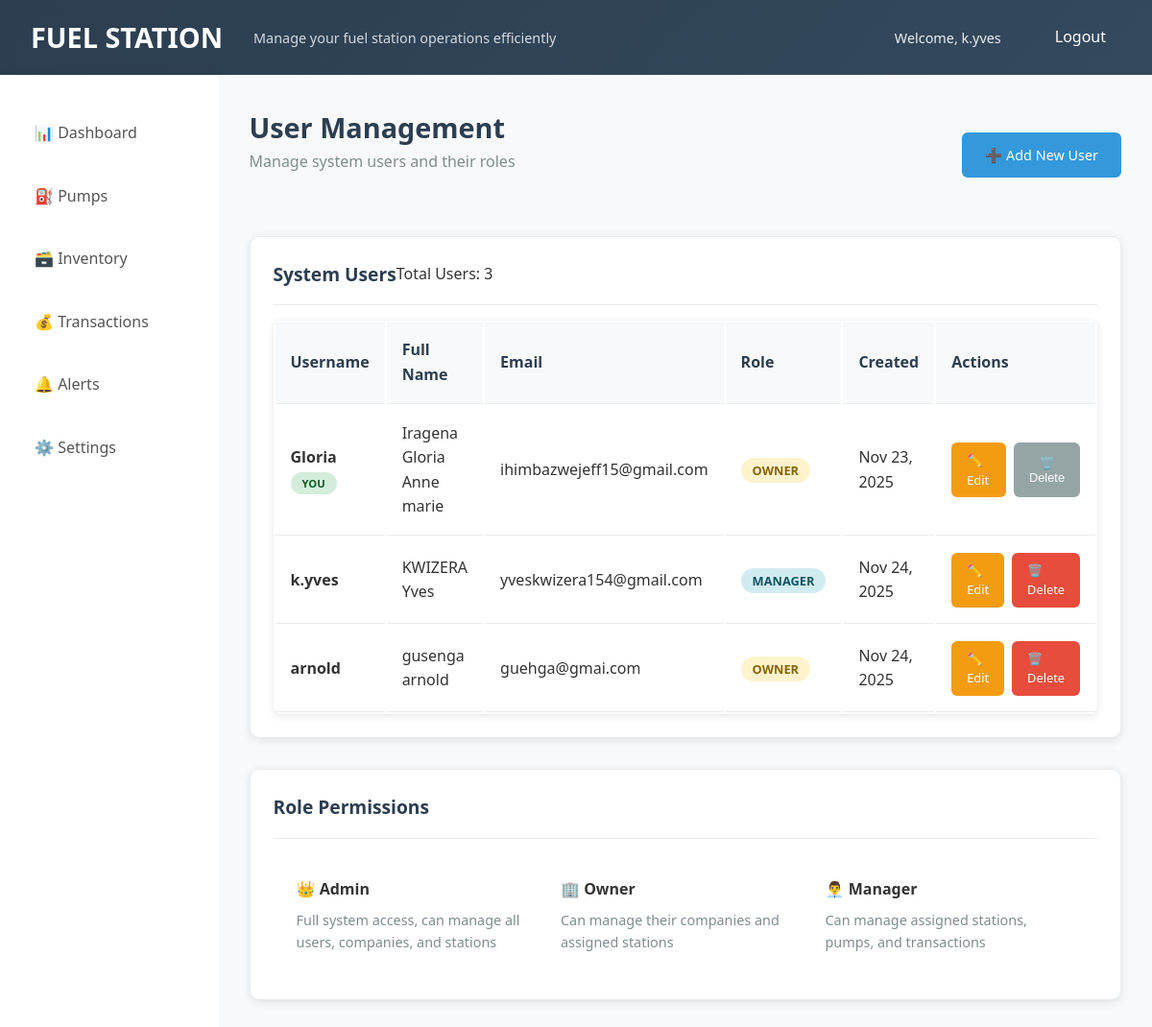
/users/ (signed in), run on the app's committed database.
### service/models.py (models this page shows, shortened)
class User(models.Model):
    user_id = models.AutoField(primary_key=True)
    username = models.CharField(max_length=50, unique=True)
    full_name = models.CharField(max_length=100)
    password=models.CharField(max_length=12)
    email = models.EmailField(blank=True, null=True)
    ROLE_CHOICES = [
        ('admin', 'Admin'),
        ('owner', 'Owner'),
        ('manager', 'Manager'),
    ]
    role = models.CharField(max_length=20, choices=ROLE_CHOICES)
    created_at = models.DateTimeField(auto_now_add=True)
    last_login = models.DateTimeField(blank=True, null=True)

### service/views.py (the view)
# urls.py: path('users/', views.UserListView.as_view(), name='user_list'),
class UserListView(ListView):
    model = User
    template_name = "users/list.html"
    context_object_name = "users"

### templates/users/list.html
{% extends 'base.html' %}
{% block page_title %}User Management{% endblock %}
{% block page_description %}Manage system users and their roles{% endblock %}
{% block header_actions %}
<a href="{% url 'user_create' %}" class="btn btn-primary">➕ Add New User</a>
{% endblock %}
{% block content %}
<div class="card">
    <div class="card-header">
        <h3 class="card-title">System Users</h3>
        <span>Total Users: {{ users.count }}</span>
    </div>
    {% if users %}
    <table class="table">
        <thead>
            <tr>
                <th>Username</th>
                <th>Full Name</th>
                <th>Email</th>
                <th>Role</th>
                <th>Created</th>
                <th>Actions</th>
            </tr>
        </thead>
        <tbody>
            {% for user in users %}
            <tr>
                <td>
                    <strong>{{ user.username }}</strong>
                    {% if user.user_id == request.session.user_id %}
                    <span class="status-badge status-active" style="font-size: 0.7rem;">You</span>
                    {% endif %}
                </td>
                <td>{{ user.full_name }}</td>
                <td>{{ user.email|default:"-" }}</td>
                <td>
                    <span class="status-badge
                        {% if user.role == 'admin' %}status-active
                        {% elif user.role == 'owner' %}status-pending
                        {% else %}status-resolved{% endif %}">
                        {{ user.get_role_display }}
                    </span>
                </td>
                <td>{{ user.created_at|date:"M d, Y" }}</td>
                <td>
                    <div style="display: flex; gap: 0.5rem;">
                        <a href="{% url 'user_update' user.user_id %}" class="btn btn-warning btn-sm">✏️ Edit</a>
                        {% if user.user_id != request.session.user_id %}
                        <a href="{% url 'user_delete' user.user_id %}" class="btn btn-danger btn-sm">🗑️ Delete</a>
                        {% else %}
                        <button class="btn btn-secondary btn-sm" disabled>🗑️ Delete</button>
                        {% endif %}
                    </div>
                </td>
            </tr>
            {% endfor %}
        </tbody>
    </table>
    {% else %}
    <div style="padding: 3rem; text-align: center; color: #7f8c8d;">
        <p>No users found in the system.</p>
        <a href="{% url 'user_create' %}" class="btn btn-primary">Create First User</a>
    </div>
    {% endif %}
</div>
<div class="card" style="margin-top: 2rem;">
    <div class="card-header">
        <h3 class="card-title">Role Permissions</h3>
    </div>
    <div style="padding: 1.5rem;">
        <div style="display: grid; grid-template-columns: repeat(auto-fit, minmax(200px, 1fr)); gap: 1rem;">
            <div>
                <strong>👑 Admin</strong>
                <p style="margin: 0.5rem 0 0 0; color: #7f8c8d; font-size: 0.9rem;">
                    Full system access, can manage all users, companies, and stations
                </p>
            </div>
            <div>
                <strong>🏢 Owner</strong>
                <p style="margin: 0.5rem 0 0 0; color: #7f8c8d; font-size: 0.9rem;">
                    Can manage their companies and assigned stations
                </p>
            </div>
            <div>
                <strong>👨‍💼 Manager</strong>
                <p style="margin: 0.5rem 0 0 0; color: #7f8c8d; font-size: 0.9rem;">
                    Can manage assigned stations, pumps, and transactions
                </p>
            </div>
        </div>
    </div>
</div>
{% endblock %}

### templates/base.html (shortened to what this page needs)
<!DOCTYPE html>
<html lang="en">
<head>
</head>
<body>
    <nav class="navbar">
        <div class="navbar-content">
            <div class="navbar-brand">
                <h1>FUEL STATION</h1>
                <span class="tagline">Manage your fuel station operations efficiently</span>
            </div>
            {% if request.session.user_id %}
            <div class="nav-links">
                <div class="user-info">
                    <span class="welcome">Welcome, {{ request.session.full_name }}</span>
                </div>
                <a href="{% url 'logout' %}">Logout</a>
            </div>
            {% endif %}
        </div>
    </nav>
    <div class="main-container">
        {% if request.session.user_id %}
        <aside class="sidebar">
            <nav>
                <ul class="sidebar-nav">
                    <li><a href="{% url 'dashboard' %}" class="{% if request.resolver_match.url_name == 'dashboard' %}active{% endif %}">
                        📊 Dashboard
                    </a></li>
                    <li><a href="{% url 'pump_list' %}" class="{% if 'pump' in request.resolver_match.url_name %}active{% endif %}">
                        ⛽ Pumps
                    </a></li>
                    <li><a href="{% url 'inventory_list' %}" class="{% if 'inventory' in request.resolver_match.url_name %}active{% endif %}">
                        🗃️ Inventory
                    </a></li>
                    <li><a href="{% url 'transaction_list' %}" class="{% if 'transaction' in request.resolver_match.url_name %}active{% endif %}">
                        💰 Transactions
                    </a></li>
                    <li><a href="{% url 'alert_list' %}" class="{% if 'alert' in request.resolver_match.url_name %}active{% endif %}">
                        🔔 Alerts
                    </a></li>
                    <li><a href="{% url 'settings_list' %}" class="{% if 'settings' in request.resolver_match.url_name %}active{% endif %}">
                        ⚙️ Settings
                    </a></li>
                </ul>
            </nav>
        </aside>
        {% endif %}
        <main class="content">
            {% if request.session.user_id %}
            <div class="content-header">
                <div>
                    <h2>{% block page_title %}Dashboard{% endblock %}</h2>
                    <p class="content-description">{% block page_description %}Real-time monitoring and management dashboard{% endblock %}</p>
                </div>
                <div class="header-actions">
                    {% block header_actions %}{% endblock %}
                </div>
            </div>
            {% endif %}
            {% block content %}
            {% endblock %}
        </main>
    </div>
</body>
</html>

### templates/base.html (style rules this page uses)
* { margin: 0; padding: 0; box-sizing: border-box; }
body { font-family: 'Segoe UI', Tahoma, Geneva, Verdana, sans-serif; background: #f8f9fa; color: #333; line-height: 1.6; }
.navbar { background: linear-gradient(135deg, #2c3e50, #34495e); color: white; padding: 0; box-shadow: 0 2px 10px rgba(0,0,0,0.1); }
.navbar-content { display: flex; justify-content: space-between; align-items: center; padding: 1rem 2rem; max-width: 1400px; margin: 0 auto; }
.navbar-brand { display: flex; align-items: center; gap: 1rem; }
.navbar-brand h1 { font-size: 1.8rem; font-weight: 700; }
.navbar-brand .tagline { font-size: 0.9rem; opacity: 0.8; margin-left: 1rem; }
.nav-links { display: flex; align-items: center; gap: 1.5rem; }
.nav-links a { color: white; text-decoration: none; padding: 0.5rem 1rem; border-radius: 5px; transition: background 0.3s; font-weight: 500; }
.nav-links .user-info { display: flex; align-items: center; gap: 1rem; margin-right: 1rem; }
.nav-links .welcome { font-size: 0.9rem; opacity: 0.9; }
.main-container { display: flex; min-height: calc(100vh - 80px); }
.sidebar { width: 250px; background: white; box-shadow: 2px 0 10px rgba(0,0,0,0.1); padding: 2rem 0; }
.sidebar-nav { list-style: none; }
.sidebar-nav li { margin-bottom: 0.5rem; }
.sidebar-nav a { display: flex; align-items: center; padding: 1rem 2rem; color: #555; text-decoration: none; transition: all 0.3s; border-left: 4px solid transparent; }
.content { flex: 1; padding: 2rem; background: #f8f9fa; }
.content-header { display: flex; justify-content: space-between; align-items: center; margin-bottom: 2rem; }
.content-header h2 { color: #2c3e50; font-size: 1.8rem; font-weight: 600; }
.content-description { color: #7f8c8d; margin-bottom: 2rem; }
.card { background: white; border-radius: 10px; padding: 1.5rem; box-shadow: 0 2px 10px rgba(0,0,0,0.1); margin-bottom: 1.5rem; border: 1px solid #e9ecef; }
.card-header { display: flex; justify-content: between; align-items: center; margin-bottom: 1rem; padding-bottom: 1rem; border-bottom: 1px solid #e9ecef; }
.card-title { font-size: 1.2rem; font-weight: 600; color: #2c3e50; }
.btn { display: inline-flex; align-items: center; gap: 0.5rem; padding: 0.75rem 1.5rem; border: none; border-radius: 6px; cursor: pointer; text-decoration: none; font-weight: 500; transition: all 0.3s; font-size: 0.9rem; }
.btn-primary { background: #3498db; color: white; }
.btn-warning { background: #f39c12; color: white; }
.btn-danger { background: #e74c3c; color: white; }
.btn-secondary { background: #95a5a6; color: white; }
.btn-sm { padding: 0.5rem 1rem; font-size: 0.8rem; }
.table { width: 100%; background: white; border-radius: 8px; overflow: hidden; box-shadow: 0 2px 10px rgba(0,0,0,0.1); }
.table th { background: #f8f9fa; padding: 1rem; text-align: left; font-weight: 600; color: #2c3e50; border-bottom: 1px solid #e9ecef; }
.table td { padding: 1rem; border-bottom: 1px solid #e9ecef; }
.status-badge { padding: 0.25rem 0.75rem; border-radius: 20px; font-size: 0.8rem; font-weight: 600; text-transform: uppercase; }
.status-active { background: #d4edda; color: #155724; }
.status-pending { background: #fff3cd; color: #856404; }
.status-resolved { background: #d1ecf1; color: #0c5460; }

### data on the page
User: session.full_name "k.yves", username "k.yves", full_name "KWIZERA Yves", email "yveskwizera154@gmail.com", role "MANAGER", created_at "Nov 24, 2025", shows "🗑️ Delete"
User: username "Gloria", shows "YOU", full_name "Iragena Gloria Anne marie", email "ihimbazwejeff15@gmail.com", role "OWNER", created_at "Nov 23, 2025", shows "🗑️ Delete"
User: username "arnold", full_name "gusenga arnold", email "guehga@gmai.com", role "OWNER", created_at "Nov 24, 2025", shows "🗑️ Delete"

### other printed values
{{ users.count }} "3"
